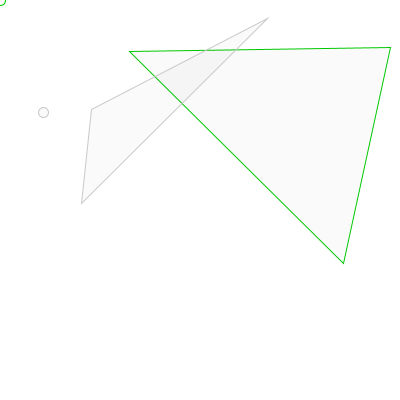
Frame 1 (no input)
Frame 60 (the mouse pressed at the canvas centre just before this capture): identical to frame 1, image omitted
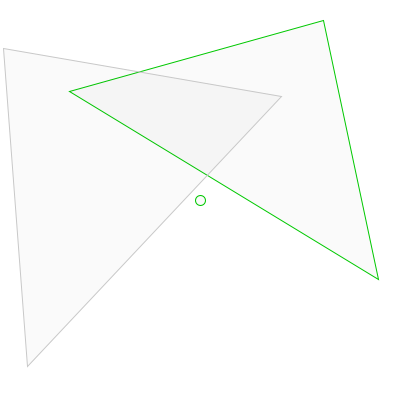
Frame 120 (the mouse held since frame 60 and released just before this capture)

The Processing sketch that drew these frames (run headless with seeded random() and noise(); from frame 60 on, the mouse is pressed at the canvas centre):

// Processing sketch: BarycentricTriangleMapping
// ── BarycentricTriangleMapping.pde
// Based on:
//   http://forum.processing.org/topic/find-point-in-a-triangle-with-uv-coordinate

// Note to self: 
//   Read about "Delaunay"
//   Try http://code.google.com/p/poly2tri/

Tri T1;
Tri T2;

void setup() {
  size(400, 400); 
  fill(0, 5);
  smooth();
  T1 = new Tri();
  T2 = new Tri();
  println("Click for new triangles");
}
void draw() {
  background(255);

  stroke(0, 200, 0);
  T1.draw();
  ellipse(mouseX, mouseY, 10, 10);
    
  stroke(200);
  T2.draw();  
  PVector P = T2.getXY(T1.getUV(new PVector(mouseX, mouseY)));
  ellipse(P.x, P.y, 10, 10);
}
void mousePressed() {
  T1 = new Tri();
  T2 = new Tri();
}
void keyPressed() {
  if(key == 's') {
    save("thumb.png");
  }
}

// ── Tri.pde
class Tri {
  PVector A, B, C;

  Tri(float x0, float y0, float x1, float y1, float x2, float y2) {
    A = new PVector(x0, y0);
    B = new PVector(x1, y1);
    C = new PVector(x2, y2);
  }

  Tri() {
    A = new PVector(random(width/2), random(height/2));
    B = new PVector(random(width/2, width), random(height/2));
    C = new PVector(random(width), random(height/2, height));
  }
  
  PVector getXY(PVector uv) {
    PVector O = new PVector(A.x, A.y, A.z);  // P = A
    
    PVector P = PVector.sub(C, A);           // C-A
    P.mult(uv.x);                            // u*(C-A)
    O.add(P);                                // A + u*(C-A)
    
    P = PVector.sub(B, A);                   // B-A
    P.mult(uv.y);                            // v*(B-A)
    O.add(P);                                // A + u*(C-A) + v*(B-A)
    
    return O;
  }
  
  PVector getUV(PVector XY) {
    PVector AC = PVector.sub(C, A);
    PVector AB = PVector.sub(B, A);
    PVector AXY = PVector.sub(XY, A);
  
    float dotACAC = AC.dot(AC);
    float dotABAB = AB.dot(AB);
    float dotACXY = AC.dot(AXY);
    float dotABXY = AB.dot(AXY);
    float dotACAB = AC.dot(AB);
  
    float denom = dotACAC * dotABAB - dotACAB * dotACAB;
  
    float u = (dotABAB * dotACXY - dotACAB * dotABXY) / denom;
    float v = (dotACAC * dotABXY - dotACAB * dotACXY) / denom;    
    
    return new PVector(u, v);
  }
  
  void draw() {
    triangle(A.x, A.y, B.x, B.y, C.x, C.y);
  }
}
